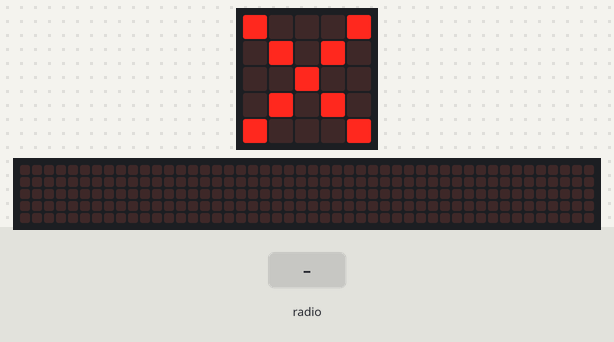
A program run on a simulated BBC micro:bit running MicroPython. On the bench: the board's 5×5 LED display, a strip that is not on the board, showing the scrolling text unrolled. The test bench sets the inputs (shaded band). The 48×5 strip is a reading aid, not a part: it shows the text the display is scrolling, unrolled, one strip-width of it at a time.

Above: at 1.2 s.
1.3 s: radio message "1" arrives
At 1.42 s:
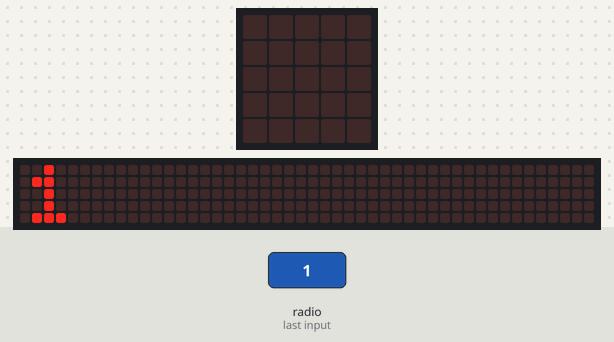
3.2 s: radio message "50" arrives
At 3.29 s:
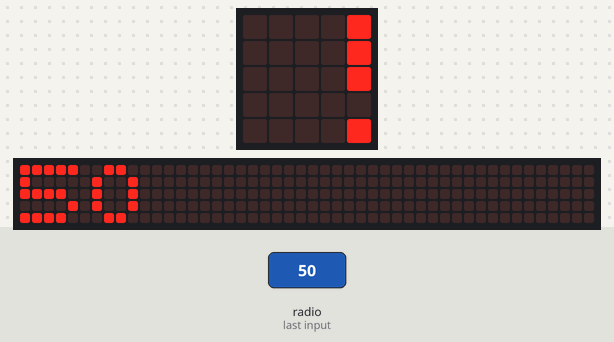
Timing chart, 0 to 6.2 s (numbered marks = the images above; inputs shaded):
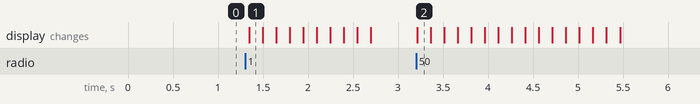

Measured:
- after the input at 1.3 s, the display: changes after 0.05 s (image 1)
- after the input at 3.2 s, the display: changes at once (image 2)

The program:

4_ex_3_integers_receiver.py
```python
# 4_ex_3_integers_receiver.py


from microbit import *
import radio
radio.config(group=23)
# The radio won't work unless it's switched on.
radio.on()


# # Default value of the incoming_data
# incoming_data = '.'

# Event loop
while True:
    incoming_data = radio.receive() # receiving a string

    if (incoming_data) and not (';' in incoming_data): # checking if we have received a single data
        display.clear()
        display.scroll(incoming_data)
    elif (incoming_data) and (';' in incoming_data): # checking if we have received two data
        x_accel = float(incoming_data.split(";")[0])
        y_accel = float(incoming_data.split(";")[1])
        display.clear()
        display.show(Image.YES)
        sleep(100)
        print('x_accel and y_accel of transmitter µbit: ', x_accel, y_accel)
        # ls /dev/cu.*
        # screen /dev/cu.usbmodem... 115200    (screen /dev/cu.usbmodem14102 115200)
    else:
        display.clear()
        display.show(Image.NO)
        sleep(100)
```
